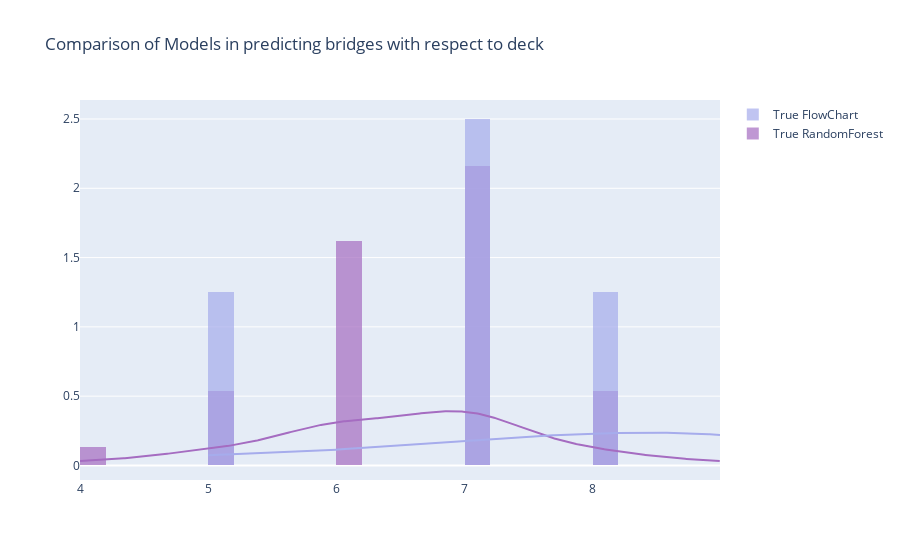

The notebook cell this image was saved under:
### Markdown cell above
## Comparison of models with respect to deck

### Code cell
attribute = 'deck'
x1 = randomForest[attribute]
x2 = flowChart[attribute]
hist_data = [x1, x2]

group_labels = ['True RandomForest', 'True FlowChart']
colors = ['#A56CC1', '#A6ACEC']

# Create distplot with curve_type set to 'normal'
fig = ff.create_distplot(hist_data, group_labels, colors=colors,
                         bin_size=.2, show_rug=False)

# Add title
text = 'Comparison of Models in predicting bridges with respect to '+attribute
fig.update_layout(title_text=text)
fig.show()

### Figure 1 — Plotly figure (JSON) as saved in the notebook; plotly's stock layout.template omitted (floating-point values rounded to 4 significant figures; data arrays with more than 128 entries replaced by an {"elided": "..."} marker saying what was removed)
{"data": [{"autobinx": false, "histnorm": "probability density", "legendgroup": "True RandomForest", "marker": {"color": "#A56CC1"}, "name": "True RandomForest", "opacity": 0.7, "type": "histogram", "x": [8, 5, 8, 8, 6, 5, 7, 6, 7, 7, 7, 6, 7, 7, 6, 7, 6, 6, 5, 5, 7, 6, 6, 6, 7, 6, 7, 7, 7, 9, 7, 7, 6, 7, 6, 7, 4, 8], "xaxis": "x", "xbins": {"end": 9, "size": 0.2, "start": 4}, "yaxis": "y"}, {"autobinx": false, "histnorm": "probability density", "legendgroup": "True FlowChart", "marker": {"color": "#A6ACEC"}, "name": "True FlowChart", "opacity": 0.7, "type": "histogram", "x": [7, 5, 8, 7, 9, 9, 9], "xaxis": "x", "xbins": {"end": 9, "size": 0.2, "start": 5}, "yaxis": "y"}, {"legendgroup": "True RandomForest", "marker": {"color": "#A56CC1"}, "mode": "lines", "name": "True RandomForest", "showlegend": false, "type": "scatter", "x": {"elided": "500 float values"}, "xaxis": "x", "y": {"elided": "500 float values"}, "yaxis": "y"}, {"legendgroup": "True FlowChart", "marker": {"color": "#A6ACEC"}, "mode": "lines", "name": "True FlowChart", "showlegend": false, "type": "scatter", "x": {"elided": "500 float values"}, "xaxis": "x", "y": {"elided": "500 float values"}, "yaxis": "y"}], "layout": {"barmode": "overlay", "hovermode": "closest", "legend": {"traceorder": "reversed"}, "title": {"text": "Comparison of Models in predicting bridges with respect to deck"}, "xaxis": {"anchor": "y2", "domain": [0, 1], "zeroline": false}, "yaxis": {"anchor": "free", "domain": [0, 1], "position": 0}}}
